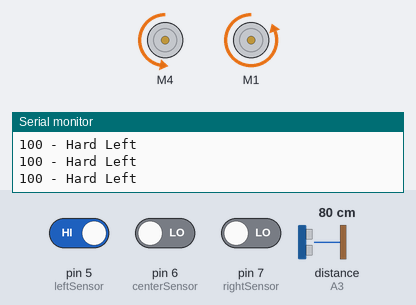
A sketch run on a simulated Arduino Uno, built with avr-gcc and run on an emulated ATmega328P. Shown: 2 × DC motor (green arrow = forward, orange = backward, longer = faster), the last lines printed to the serial monitor. Wiring (inferred from the names in the program): ultrasonic range finder: trigger A4; echo A3. The inputs (shaded band) are chosen by the test bench; at power-on: pin 5 (leftSensor) HIGH, pin 6 (centerSensor) LOW, pin 7 (rightSensor) LOW, distance to the obstacle (sensor on A3) 80 cm. The echo pulse lasts 58.3 µs per cm.

Above: at 1.2 s.
1.3 s: pin 5 (leftSensor) driven LOW
At 1.8 s:
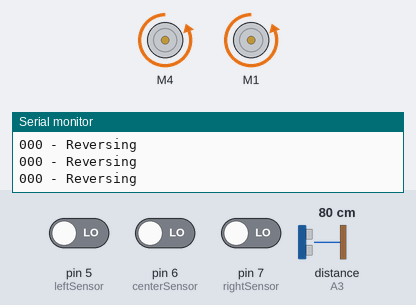
2.8 s: pin 6 (centerSensor) driven HIGH
At 4.0 s:
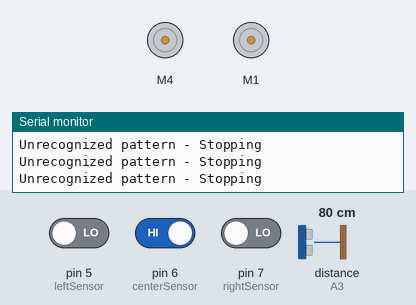
4.3 s: pin 7 (rightSensor) driven HIGH
At 5.2 s:
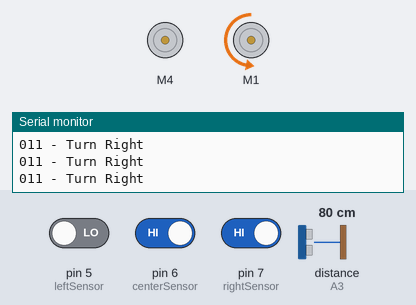
5.8 s: pin 5 (leftSensor) driven HIGH
At 6.2 s:
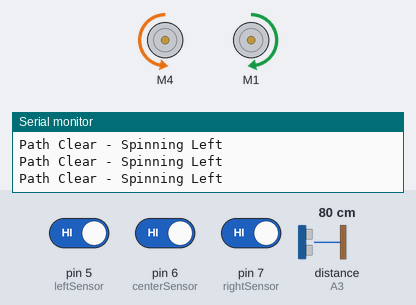
7.3 s: distance to the obstacle (sensor on A3) set to 18 cm
10.3 s: distance to the obstacle (sensor on A3) set to 14 cm
At 11.2 s:
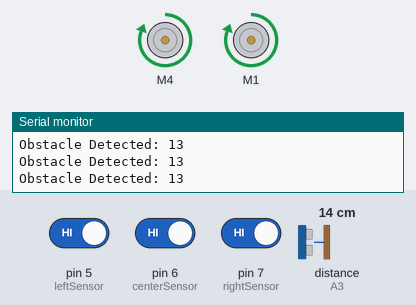
Timing chart, 0 to 12.8 s (numbered marks = the images above; inputs shaded):
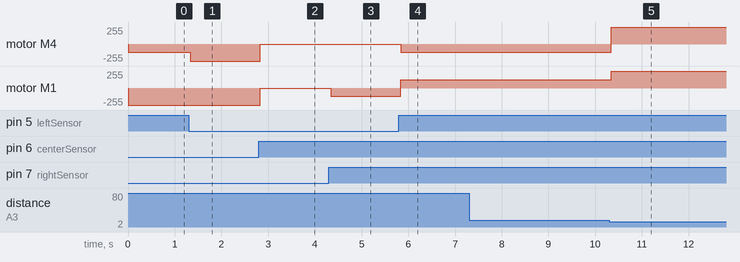

The sketch:

minisumotesting.ino
```cpp
#include <Wire.h>
#include <Adafruit_MotorShield.h>
#include "utility/Adafruit_MS_PWMServoDriver.h"

// Create Motor Shield Object
Adafruit_MotorShield AFMS = Adafruit_MotorShield();
Adafruit_DCMotor *leftMotor = AFMS.getMotor(4);
Adafruit_DCMotor *rightMotor = AFMS.getMotor(1);

// Pin Definitions
#define trigPin       A4
#define echoPin       A3
#define leftSensor    5
#define centerSensor  6
#define rightSensor   7

// Speed Definitions
#define MAX_SPEED   255
#define TURN_FACTOR 0.5

// Distance Thresholds (in cm)
const int MAX_DISTANCE = 15;

long duration;
int distance;

void setup() {
  Serial.begin(9600);
  AFMS.begin();

  pinMode(leftSensor, INPUT);
  pinMode(centerSensor, INPUT);
  pinMode(rightSensor, INPUT);
  pinMode(trigPin, OUTPUT);
  pinMode(echoPin, INPUT);
}

void loop() {
  // Read sensor states
  int L = digitalRead(leftSensor);
  int C = digitalRead(centerSensor);
  int R = digitalRead(rightSensor);

  // Measure distance with ultrasonic sensor
  digitalWrite(trigPin, LOW);
  delayMicroseconds(2);
  digitalWrite(trigPin, HIGH);
  delayMicroseconds(10);
  digitalWrite(trigPin, LOW);
  duration = pulseIn(echoPin, HIGH);
  distance = duration / 58.2; // Convert to cm

  // Line following logic
  if (!L && !C && !R) {
    Serial.println("000 - Reversing");
    leftMotor->setSpeed(MAX_SPEED);
    leftMotor->run(BACKWARD);
    rightMotor->setSpeed(MAX_SPEED);
    rightMotor->run(BACKWARD);
  }
  else if (L && C && !R) {
    Serial.println("110 - Turn Left");
    leftMotor->setSpeed(MAX_SPEED * TURN_FACTOR);
    leftMotor->run(BACKWARD);
    rightMotor->setSpeed(MAX_SPEED);
    rightMotor->run(RELEASE);
  }
  else if (!L && C && R) {
    Serial.println("011 - Turn Right");
    leftMotor->setSpeed(MAX_SPEED);
    leftMotor->run(RELEASE);
    rightMotor->setSpeed(MAX_SPEED * TURN_FACTOR);
    rightMotor->run(BACKWARD);
  }
  else if (L && !C && !R) {
    Serial.println("100 - Hard Left");
    leftMotor->setSpeed(MAX_SPEED * TURN_FACTOR);
    leftMotor->run(BACKWARD);
    rightMotor->setSpeed(MAX_SPEED);
    rightMotor->run(BACKWARD);
  }
  else if (!L && !C && R) {
    Serial.println("001 - Hard Right");
    leftMotor->setSpeed(MAX_SPEED);
    leftMotor->run(BACKWARD);
    rightMotor->setSpeed(MAX_SPEED * TURN_FACTOR);
    rightMotor->run(BACKWARD);
  }
  else if (L && C && R) {
    // Obstacle logic
    if (distance <= MAX_DISTANCE) {
      Serial.print("Obstacle Detected: ");
      Serial.println(distance);
      leftMotor->setSpeed(MAX_SPEED);
      leftMotor->run(FORWARD);
      rightMotor->setSpeed(MAX_SPEED);
      rightMotor->run(FORWARD);
    } else {
      Serial.println("Path Clear - Spinning Left");
      leftMotor->setSpeed(MAX_SPEED * TURN_FACTOR);
      leftMotor->run(BACKWARD);
      rightMotor->setSpeed(MAX_SPEED * TURN_FACTOR);
      rightMotor->run(FORWARD);
    }
  } else {
    // Default fallback
    Serial.println("Unrecognized pattern - Stopping");
    leftMotor->run(RELEASE);
    rightMotor->run(RELEASE);
  }

  delay(50);
}
```

Measured:
- the behaviour switches between 17 and 16 cm on distance to the obstacle (sensor on A3) (found by bisection; images 4 and 5)
- after the input at 1.3 s, motor M4: backward 127/255 → backward 255/255 at once
- after the input at 2.8 s, motor M4, motor M1: backward 255/255 → stopped at once
- after the input at 4.3 s, motor M1: stopped → backward 127/255 at once
- after the input at 5.8 s, motor M4: stopped → backward 127/255 at once; motor M1: backward 127/255 → forward 127/255 at once
- after the input at 10.3 s, motor M4: backward 127/255 → forward 255/255 at once; motor M1: forward 127/255 → forward 255/255 at once
